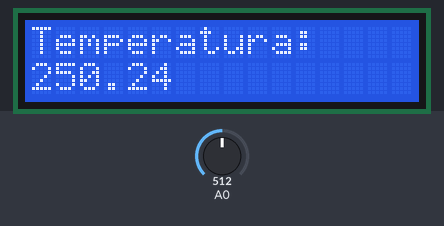
The sketch below on a simulated Arduino Uno, built with avr-gcc and run on an emulated ATmega328P. On the bench: 16×2 character LCD. Inputs (shaded band) come from the test bench; at power-on: A0 = 512.

Above: at 1.2 s.
1.3 s: A0 set to 716
At 2.7 s:
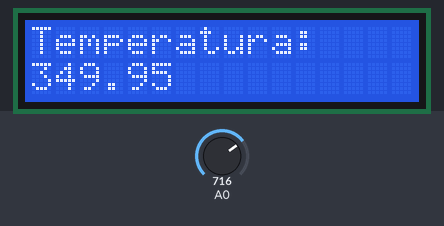
3.0 s: A0 set to 900
At 3.4 s:
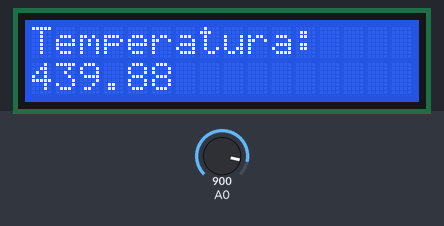
4.5 s: A0 set to 1023
At 5.1 s:
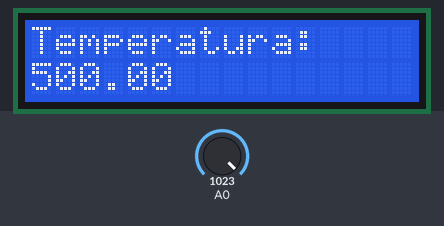
Timing chart, 0 to 7.5 s (numbered marks = the images above; inputs shaded):
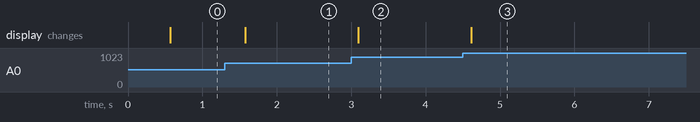

The sketch:

lcd.ino
```cpp
#include <LiquidCrystal.h>
LiquidCrystal lcd(12, 11, 5, 4, 3, 2);

int switchState=0;

void setup() {
  lcd.begin(16,2);
}

void loop() {
  delay(500);
  lcd.clear();
  lcd.setCursor(0,0);
  lcd.print("Temperatura:");
  lcd.setCursor(0,1);

  float aR=analogRead(A0);
  float mV=(5000*aR)/1023;
  float C=mV/10;
  float K=C+273;
  float F=(C*9/5)+32;

  lcd.print(C);

}
```

Measured:
- after the input at 1.3 s, the display: changes after 0.28 s (image 1)
- after the input at 3.0 s, the display: changes after 0.10 s (image 2)
- after the input at 4.5 s, the display: changes after 0.11 s (image 3)
